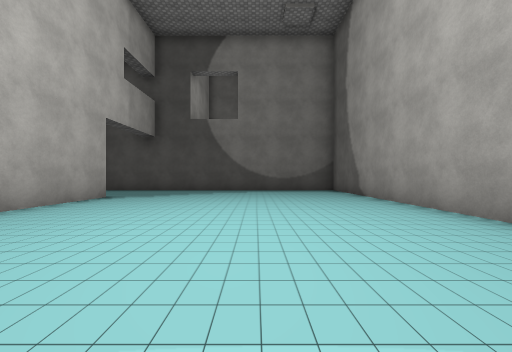
View 1 (above)

12 first-person views from a walk through a Unity game level. The camera is 1.2 m above the floor, looks level and sees 90° across. The floor is counted in squares, 2 m on a side. Each view is taken from the middle of a square. On the plan, view 1 faces up. The plan holds only what a view shows up to about 9 squares ahead; the rest is blank. The place goes on beyond the plan. The player is left out. Some surface patterns are stand-ins.

View 2
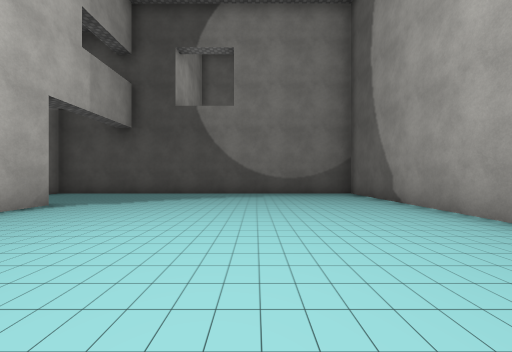

View 3
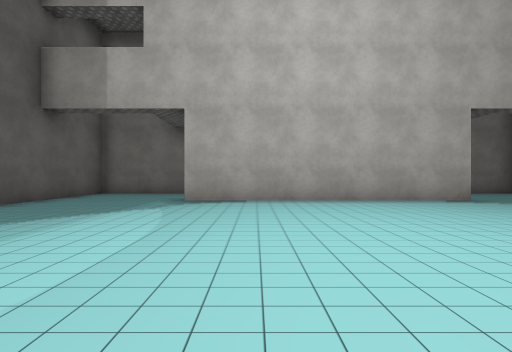

View 4
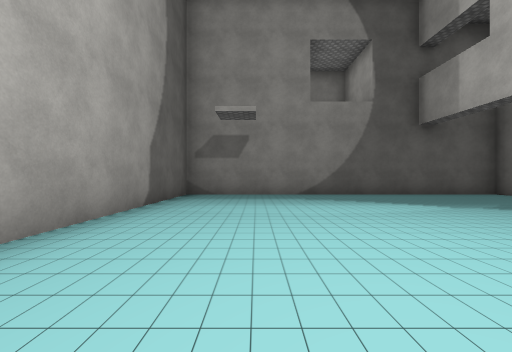

View 5
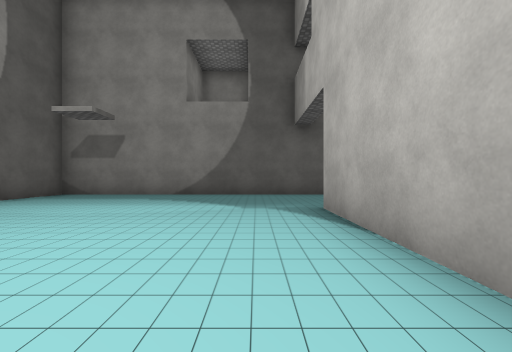

View 6
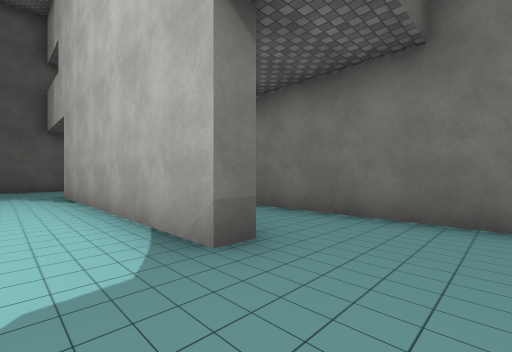

View 7
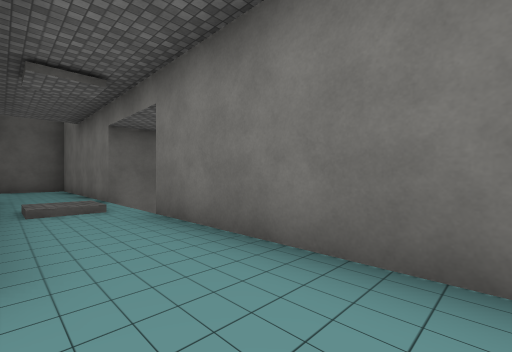

View 8
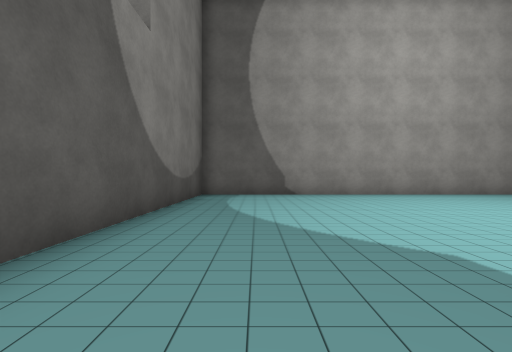

View 9
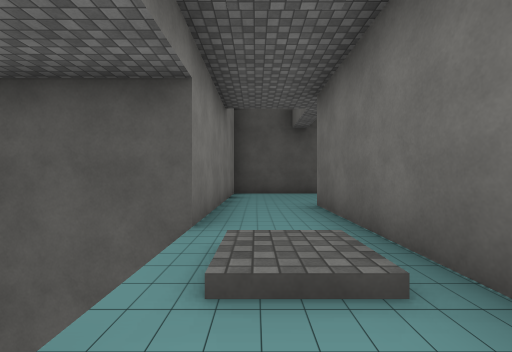

View 10
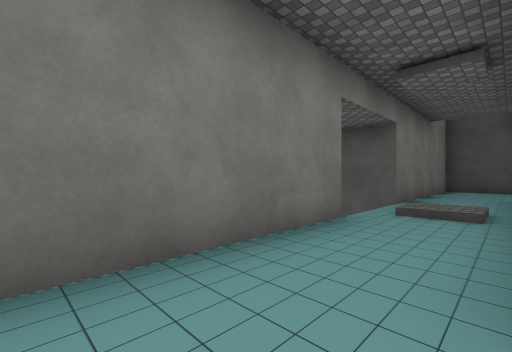

View 11
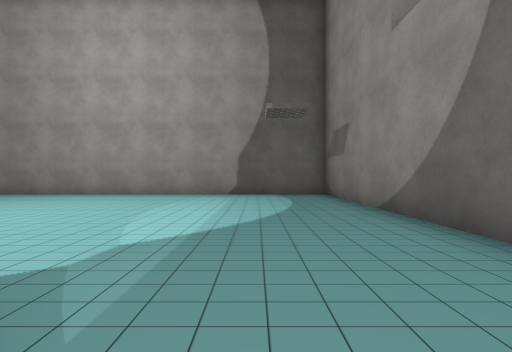

View 12
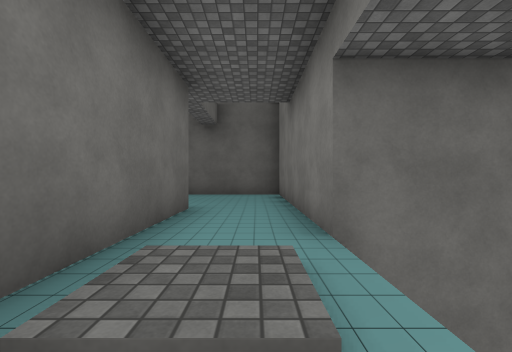

### Floor plan
Ten units are one square. View 1 is at (0, 0); x grows to the right and y downward. Boxes are objects, and circles mark ways between rooms. Rooms are numbered by the first view taken in them; rooms with no view inside come last. Other rooms are left out.
<svg viewBox="-95 -112 133 150">
<path fill="none" stroke="#000" d="M-47 -73 -43 -73 -43 -2M-68 -6 -68 33 33 33 33 -107 -68 -107 -68 -75M-85 -25 -68 -25 -68 -6M-68 -75 -68 -50 -90 -50M-47 -2 -47 -73"/>
<circle cx="-60" cy="-15" r="3" fill="#2a7"/>
<circle cx="-60" cy="-70" r="3" fill="#2a7"/>
<text x="-10" y="-30">1</text>
<text x="-70" y="-40">2</text>
</svg>
Room 1 opens to room 2.

Where each view was taken, in squares from view 1:
view 1: 0 up, 0 right, facing up
view 2: 2 up, 0 right, facing up
view 3: 2 up, 2 right, facing left
view 4: 5 up, 1 right, facing down
view 5: 5 up, 3 left, facing down
view 6: 9 up, 3 left, facing down-left
view 7: 9 up, 5 left, facing down-left
view 8: 9 up, 5 left, facing right
view 9: 2 up, 6 left, facing up
view 10: 1 down, 5 left, facing up-left
view 11: 1 down, 5 left, facing right
view 12: 5 up, 6 left, facing down
